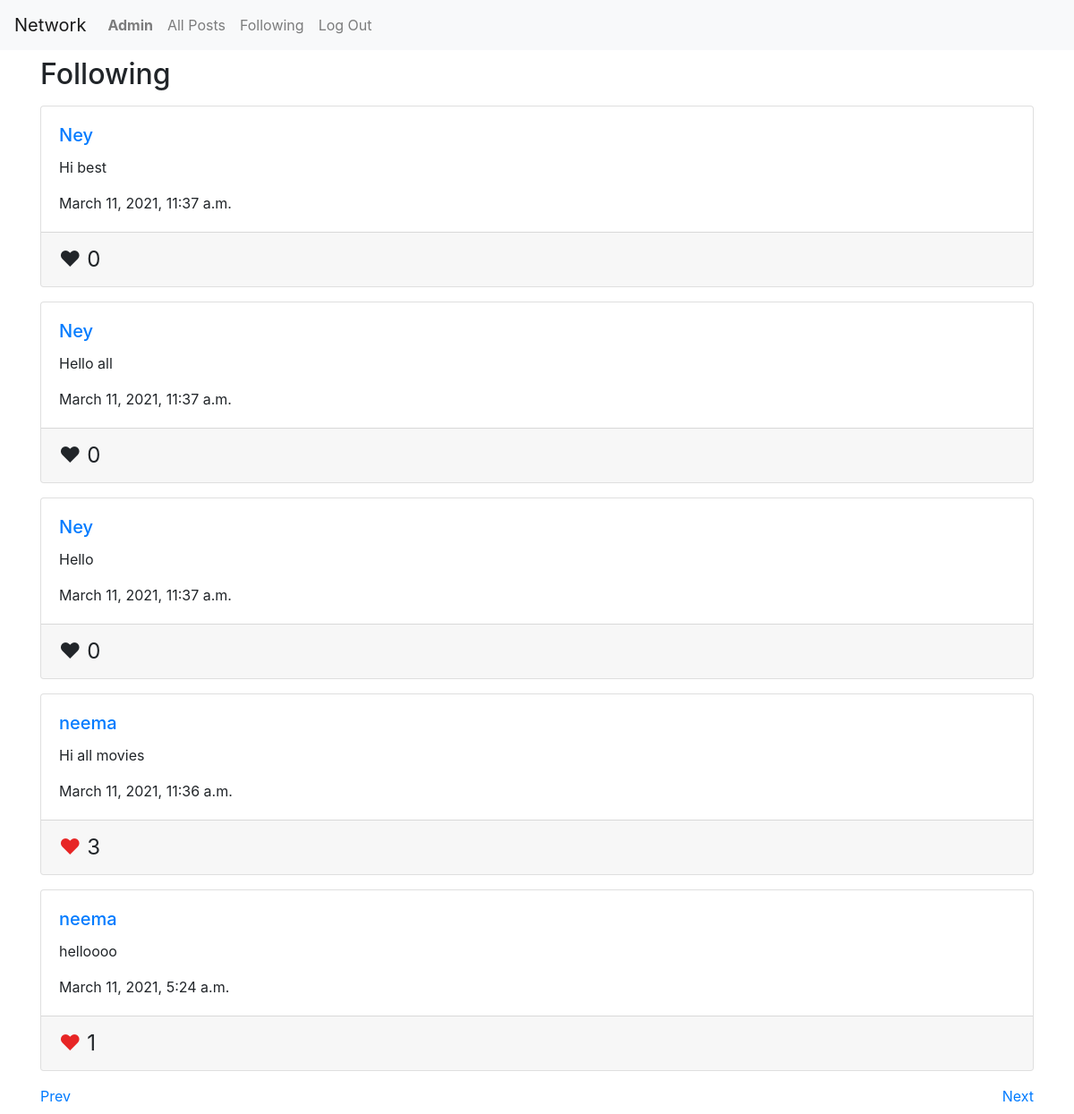
/following/?page=3 (signed in), run on the app's committed database.
### network/models.py (models this page shows, shortened)
class User(AbstractUser):
    follows = models.ManyToManyField(
        'self',
        related_name='followed_by',
        symmetrical=False
    )
    likes = models.ManyToManyField(
        'network.Post',
        related_name='liked_by',
    )

class Post(models.Model):
    content = models.CharField(max_length=126)
    author = models.ForeignKey("network.User", on_delete=models.CASCADE, related_name="posts")
    date_created = models.DateTimeField(default=timezone.now)
    class Meta:
        ordering = ('-date_created',)

### network/views.py (the view)
# urls.py: path("following/", views.FollowingView.as_view(), name="following"),
class FollowingView(LoginRequiredMixin, View):
    def get(self, request, *args, **kwargs):
        user = request.user
        page = request.GET.get('page', 1)
        follows = user.follows.all()
        post_list = Post.objects.filter(author__in=follows)
        posts = paginate(post_list, page)
        context = {'posts': posts}
        return render(request, "network/following.html", context)

### network/views.py (called while the page is built)
def paginate(post_list, page):
    paginator = Paginator(post_list, 5)
    try:
        posts = paginator.page(page)
    except PageNotAnInteger:
        posts = paginator.page(1)
    except EmptyPage:
        posts = paginator.page(paginator.num_pages)
    return posts

### network/templates/network/following.html
{% extends "network/layout.html" %}
{% block body %}
    <h2>Following</h2>
    {% include 'network/new_post.html' %}
{% endblock %}

### network/templates/network/layout.html (shortened to what this page needs)
{% load static %}
<!DOCTYPE html>
<html lang="en">
    <head>
        <link rel="stylesheet" href="https://stackpath.bootstrapcdn.com/bootstrap/4.4.1/css/bootstrap.min.css">
        <link href="{% static 'network/styles.css' %}" rel="stylesheet">
    </head>
    <body>
        <nav class="navbar navbar-expand-lg navbar-light bg-light">
            <a class="navbar-brand" href="{% url 'index' %}">Network</a>
            <div>
              <ul class="navbar-nav mr-auto">
                {% if user.is_authenticated %}
                    <li class="nav-item">
                        <a class="nav-link" href="{% url 'profile' user.username %}"><strong>{{ user.username }}</strong></a>
                    </li>
                {% endif %}
                <li class="nav-item">
                  <a class="nav-link" href="{% url 'index' %}">All Posts</a>
                </li>
                {% if user.is_authenticated %}
                    <li class="nav-item">
                        <a class="nav-link" href="{% url 'following' %}">Following</a>
                    </li>
                    <li class="nav-item">
                        <a class="nav-link" href="{% url 'logout' %}">Log Out</a>
                    </li>
                {% endif %}
              </ul>
            </div>
          </nav>
        <div class="body container my-2">
            {% block body %}
            {% endblock %}
        </div>
    </body>
</html>

### network/templates/network/new_post.html (shortened to what this page needs)
{% for post in posts %}
    <div class="card post-card my-3">
        <div class="card-body card-content">
            <h5 class="card-title"><a href="{% url 'profile' post.author.username %}">{{ post.author.username }}</a></h5>
            <p class="card-text">{{ post.content }}</p>
            <p class="card-text">{{ post.date_created }}</p>
        </div>
        <div class="card-footer">
            <div class="likes" data-post-id="{{ post.id }}">
                <span class="{% if user.is_authenticated %}like-button {% endif %}{% if user in post.liked_by.all %}liked{% endif %}">&#9829;</span>
                <span class="like-count">{{ post.liked_by.count }}</span>
            </div>
        </div>
    </div>
    {% empty %}
    <p>There are no posts.</p>
{% endfor %}
{% if posts.has_other_pages %}
    <div class="pages">
        {% if posts.has_previous %}
        <a href="?page={{ posts.previous_page_number }}">Prev</a>
        {% endif %}
        {% if posts.has_next %}
        <a href="?page={{ posts.next_page_number }}" class="next">Next</a>
        {% endif %}
    </div>
{% endif %}

### network/static/network/styles.css (style rules this page uses)
.likes { display: inline; font-size: 1.5rem; width: 25%; }
.liked { color: rgb(231, 37, 37); }
.next { float: right; }

### data on the page
User: username "Admin"
Post: author.username "Ney", content "Hi best", date_created "March 11, 2021, 11:37 a.m.", liked_by.count "0"
Post: author.username "Ney", content "Hello all", date_created "March 11, 2021, 11:37 a.m.", liked_by.count "0"
Post: author.username "Ney", content "Hello", date_created "March 11, 2021, 11:37 a.m.", liked_by.count "0"
Post: author.username "neema", content "Hi all movies", date_created "March 11, 2021, 11:36 a.m.", liked_by.count "3"
Post: author.username "neema", content "helloooo", date_created "March 11, 2021, 5:24 a.m.", liked_by.count "1"
